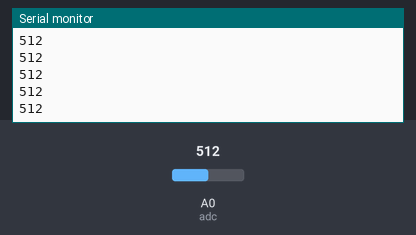
A sketch run on a simulated Arduino Uno, built with avr-gcc and run on an emulated ATmega328P. Parts: the last lines printed to the serial monitor. The test bench sets the inputs (shaded band); at power-on: A0 (adc) = 512.

Above: at 1.2 s.
1.3 s: A0 (adc) set to 716
At 2.4 s:
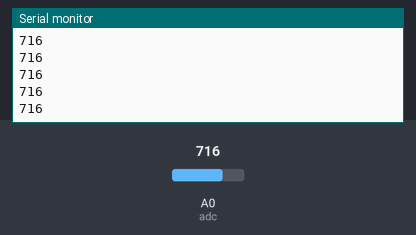
2.8 s: A0 (adc) set to 900
At 3.4 s:
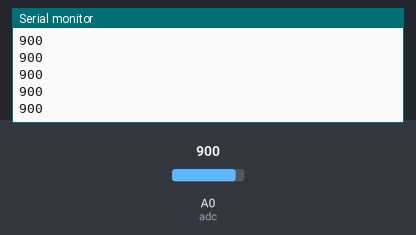
Timing chart, 0 to 5.8 s (numbered marks = the images above; inputs shaded):
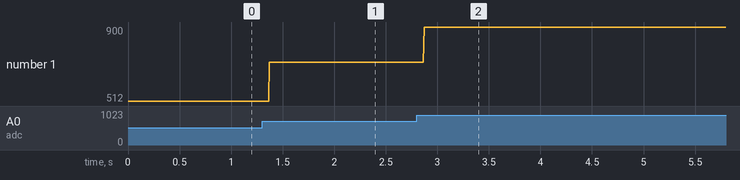

Measured:
- after the input at 1.3 s, the serial monitor: prints a new line after 0.07 s (image 1)
- after the input at 2.8 s, the serial monitor: prints a new line after 0.07 s (image 2)
- plotted number 1: 512 → 716 after the input at 1.3 s, 716 → 900 after the input at 2.8 s

The sketch:

AnalogIn.ino
```cpp
//const int pwm = 2 ;    //naming pin 2 as ‘pwm’ variable
const int adc = A0 ;   //naming pin 0 of analog input side as ‘adc’
int increment = 0;
const int MAX_VALUE = 1023;
void setup()
{
      Serial.begin(9600);
      pinMode(adc, INPUT);
//     pinMode(pwm,OUTPUT) ;  //setting pin 2 as output
}
void loop()
{
//  increment++;
     int adcVal  = analogRead(adc) ;    //reading analog voltage and storing it in an integer
//     adcVal = map(adc, 0, 1023, 0, 255);
/*
----------map funtion------------the above funtion scales the output of adc, which is 10 bit and gives values btw 0 to 1023, in values btw 0 to 255 form analogWrite funtion which only receives  values btw this range
*/
//     analogWrite(pwm,adc) ;
//     if(increment%999==0){
     Serial.println(adcVal);
//     Serial.plotter(adcVal);
//     }
//int i=0;
//for(i=5;i>0;i--){
//    if(adcVal > MAX_VALUE/i){
//      digitalWrite(i-4,HIGH);
//    }else{
//      digitalWrite(i-4,LOW);
//    }
//}

}
```
